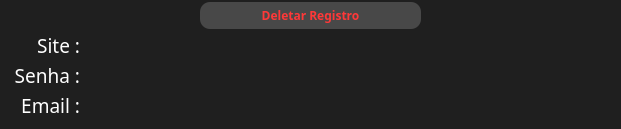
         <widget class="QFrame" name="registro_16">
          <property name="minimumSize">
           <size>
            <width>621</width>
            <height>121</height>
           </size>
          </property>
          <property name="maximumSize">
           <size>
            <width>100000</width>
            <height>10000</height>
           </size>
          </property>
          <property name="styleSheet">
           <string notr="true">	background-color: rgb(31, 31, 31);
</string>
          </property>
          <property name="frameShape">
           <enum>QFrame::NoFrame</enum>
          </property>
          <property name="frameShadow">
           <enum>QFrame::Raised</enum>
          </property>
          <widget class="QLabel" name="title_site_16">
           <property name="geometry">
            <rect>
             <x>0</x>
             <y>30</y>
             <width>80</width>
             <height>30</height>
            </rect>
           </property>
           <property name="minimumSize">
            <size>
             <width>0</width>
             <height>30</height>
            </size>
           </property>
           <property name="maximumSize">
            <size>
             <width>10000</width>
             <height>30</height>
            </size>
           </property>
           <property name="font">
            <font>
             <family>Segoe UI Black</family>
             <pointsize>14</pointsize>
             <weight>10</weight>
             <italic>false</italic>
             <bold>false</bold>
            </font>
           </property>
           <property name="styleSheet">
            <string notr="true">font: 87 14pt &quot;Segoe UI Black&quot;;
color: rgb(255, 255, 255);</string>
           </property>
           <property name="text">
            <string>Site :</string>
           </property>
           <property name="alignment">
            <set>Qt::AlignRight|Qt::AlignTrailing|Qt::AlignVCenter</set>
           </property>
          </widget>
          <widget class="QLabel" name="title_senha_16">
           <property name="geometry">
            <rect>
             <x>0</x>
             <y>60</y>
             <width>80</width>
             <height>30</height>
            </rect>
           </property>
           <property name="minimumSize">
            <size>
             <width>0</width>
             <height>30</height>
            </size>
           </property>
           <property name="maximumSize">
            <size>
             <width>10000</width>
             <height>30</height>
            </size>
           </property>
           <property name="font">
            <font>
             <family>Segoe UI Black</family>
             <pointsize>14</pointsize>
             <weight>10</weight>
             <italic>false</italic>
             <bold>false</bold>
            </font>
           </property>
           <property name="styleSheet">
            <string notr="true">font: 87 14pt &quot;Segoe UI Black&quot;;
color: rgb(255, 255, 255);</string>
           </property>
           <property name="text">
            <string>Senha :</string>
           </property>
           <property name="alignment">
            <set>Qt::AlignRight|Qt::AlignTrailing|Qt::AlignVCenter</set>
           </property>
          </widget>
          <widget class="QLabel" name="title_email_16">
           <property name="geometry">
            <rect>
             <x>0</x>
             <y>90</y>
             <width>80</width>
             <height>30</height>
            </rect>
           </property>
           <property name="minimumSize">
            <size>
             <width>0</width>
             <height>30</height>
            </size>
           </property>
           <property name="maximumSize">
            <size>
             <width>10000</width>
             <height>30</height>
            </size>
           </property>
           <property name="font">
            <font>
             <family>Segoe UI Black</family>
             <pointsize>14</pointsize>
             <weight>10</weight>
             <italic>false</italic>
             <bold>false</bold>
            </font>
           </property>
           <property name="styleSheet">
            <string notr="true">font: 87 14pt &quot;Segoe UI Black&quot;;
color: rgb(255, 255, 255);</string>
           </property>
           <property name="text">
            <string>Email :</string>
           </property>
           <property name="alignment">
            <set>Qt::AlignRight|Qt::AlignTrailing|Qt::AlignVCenter</set>
           </property>
          </widget>
          <widget class="QLabel" name="text_site_16">
           <property name="geometry">
            <rect>
             <x>80</x>
             <y>30</y>
             <width>441</width>
             <height>30</height>
            </rect>
           </property>
           <property name="styleSheet">
            <string notr="true">font: 87 12pt &quot;Segoe UI Black&quot;;
color: rgb(240, 240, 240);</string>
           </property>
           <property name="text">
            <string/>
           </property>
           <property name="alignment">
            <set>Qt::AlignCenter</set>
           </property>
          </widget>
          <widget class="QLabel" name="text_senha_16">
           <property name="geometry">
            <rect>
             <x>80</x>
             <y>60</y>
             <width>441</width>
             <height>30</height>
            </rect>
           </property>
           <property name="styleSheet">
            <string notr="true">font: 87 12pt &quot;Segoe UI Black&quot;;
color: rgb(240, 240, 240);</string>
           </property>
           <property name="text">
            <string/>
           </property>
           <property name="alignment">
            <set>Qt::AlignCenter</set>
           </property>
          </widget>
          <widget class="QLabel" name="text_email_16">
           <property name="geometry">
            <rect>
             <x>80</x>
             <y>90</y>
             <width>441</width>
             <height>30</height>
            </rect>
           </property>
           <property name="styleSheet">
            <string notr="true">font: 87 12pt &quot;Segoe UI Black&quot;;
color: rgb(240, 240, 240);</string>
           </property>
           <property name="text">
            <string/>
           </property>
           <property name="alignment">
            <set>Qt::AlignCenter</set>
           </property>
          </widget>
          <widget class="QPushButton" name="button_copiar_site_16">
           <property name="geometry">
            <rect>
             <x>580</x>
             <y>60</y>
             <width>32</width>
             <height>32</height>
            </rect>
           </property>
           <property name="minimumSize">
            <size>
             <width>0</width>
             <height>32</height>
            </size>
           </property>
           <property name="maximumSize">
            <size>
             <width>32</width>
             <height>32</height>
            </size>
           </property>
           <property name="cursor">
            <cursorShape>PointingHandCursor</cursorShape>
           </property>
           <property name="styleSheet">
            <string notr="true">border-radius:1px</string>
           </property>
           <property name="text">
            <string/>
           </property>
          </widget>
          <widget class="QPushButton" name="button_deletar_registro_16">
           <property name="geometry">
            <rect>
             <x>200</x>
             <y>2</y>
             <width>221</width>
             <height>27</height>
            </rect>
           </property>
           <property name="font">
            <font>
             <family>Segoe UI Black</family>
             <pointsize>9</pointsize>
             <weight>75</weight>
             <bold>true</bold>
            </font>
           </property>
           <property name="cursor">
            <cursorShape>PointingHandCursor</cursorShape>
           </property>
           <property name="styleSheet">
            <string notr="true">QPushButton{
	
	color:rgb(255, 56, 56);
	border-radius:10px;
	background-color: rgb(72, 72, 72);
}

QPushButton:hover{
	color:rgb(255, 152, 152);
	background-color: rgb(255, 56, 56);
}</string>
           </property>
           <property name="text">
            <string>Deletar Registro</string>
           </property>
          </widget>
          <widget class="QLabel" name="qual_site_16">
           <property name="geometry">
            <rect>
             <x>522</x>
             <y>29</y>
             <width>32</width>
             <height>32</height>
            </rect>
           </property>
           <property name="text">
            <string/>
           </property>
          </widget>
         </widget>
